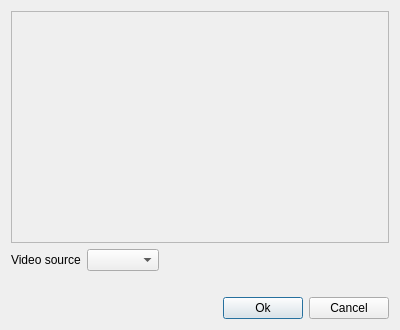
<?xml version="1.0" encoding="UTF-8"?>
<ui version="4.0">
 <class>QSLQRReaderDialog</class>
 <widget class="QDialog" name="QSLQRReaderDialog">
  <property name="geometry">
   <rect>
    <x>0</x>
    <y>0</y>
    <width>400</width>
    <height>330</height>
   </rect>
  </property>
  <property name="windowTitle">
   <string>Dialog</string>
  </property>
  <layout class="QVBoxLayout" name="verticalLayout">
   <item>
    <widget class="QFrame" name="frame">
     <property name="sizePolicy">
      <sizepolicy hsizetype="Preferred" vsizetype="MinimumExpanding">
       <horstretch>0</horstretch>
       <verstretch>0</verstretch>
      </sizepolicy>
     </property>
     <property name="frameShape">
      <enum>QFrame::StyledPanel</enum>
     </property>
     <property name="frameShadow">
      <enum>QFrame::Sunken</enum>
     </property>
     <layout class="QVBoxLayout" name="verticalLayout_2">
      <item>
       <widget class="QLabel" name="displayLabel">
        <property name="sizePolicy">
         <sizepolicy hsizetype="Preferred" vsizetype="MinimumExpanding">
          <horstretch>0</horstretch>
          <verstretch>0</verstretch>
         </sizepolicy>
        </property>
        <property name="text">
         <string/>
        </property>
       </widget>
      </item>
     </layout>
    </widget>
   </item>
   <item>
    <layout class="QHBoxLayout" name="horizontalLayout_2">
     <item>
      <widget class="QLabel" name="srcLabel">
       <property name="text">
        <string>Video source</string>
       </property>
      </widget>
     </item>
     <item>
      <widget class="QComboBox" name="videoSrcComboBox"/>
     </item>
     <item>
      <spacer name="horizontalSpacer">
       <property name="orientation">
        <enum>Qt::Horizontal</enum>
       </property>
       <property name="sizeHint" stdset="0">
        <size>
         <width>40</width>
         <height>20</height>
        </size>
       </property>
      </spacer>
     </item>
    </layout>
   </item>
   <item>
    <widget class="QLabel" name="msgLabel">
     <property name="text">
      <string/>
     </property>
    </widget>
   </item>
   <item>
    <layout class="QHBoxLayout" name="horizontalLayout">
     <item>
      <spacer name="horizontalSpacer_2">
       <property name="orientation">
        <enum>Qt::Horizontal</enum>
       </property>
       <property name="sizeHint" stdset="0">
        <size>
         <width>40</width>
         <height>20</height>
        </size>
       </property>
      </spacer>
     </item>
     <item>
      <widget class="QPushButton" name="okPushButton">
       <property name="text">
        <string>Ok</string>
       </property>
      </widget>
     </item>
     <item>
      <widget class="QPushButton" name="cancelPushButton">
       <property name="text">
        <string>Cancel</string>
       </property>
      </widget>
     </item>
    </layout>
   </item>
  </layout>
 </widget>
 <resources/>
 <connections>
  <connection>
   <sender>okPushButton</sender>
   <signal>clicked()</signal>
   <receiver>QSLQRReaderDialog</receiver>
   <slot>accept()</slot>
   <hints>
    <hint type="sourcelabel">
     <x>271</x>
     <y>307</y>
    </hint>
    <hint type="destinationlabel">
     <x>199</x>
     <y>164</y>
    </hint>
   </hints>
  </connection>
  <connection>
   <sender>cancelPushButton</sender>
   <signal>clicked()</signal>
   <receiver>QSLQRReaderDialog</receiver>
   <slot>reject()</slot>
   <hints>
    <hint type="sourcelabel">
     <x>352</x>
     <y>307</y>
    </hint>
    <hint type="destinationlabel">
     <x>199</x>
     <y>164</y>
    </hint>
   </hints>
  </connection>
  <connection>
   <sender>videoSrcComboBox</sender>
   <signal>currentTextChanged(QString)</signal>
   <receiver>QSLQRReaderDialog</receiver>
   <slot>videoSrcChanged(QString)</slot>
   <hints>
    <hint type="sourcelabel">
     <x>118</x>
     <y>276</y>
    </hint>
    <hint type="destinationlabel">
     <x>199</x>
     <y>164</y>
    </hint>
   </hints>
  </connection>
 </connections>
 <slots>
  <slot>videoSrcChanged(QString)</slot>
 </slots>
</ui>
